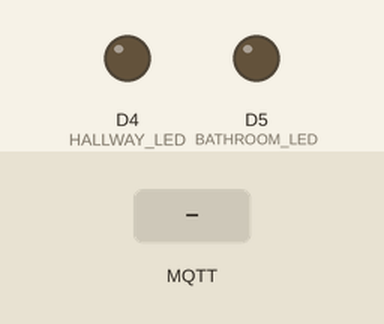
The sketch below on a simulated Arduino MKR. Shown: output pins drawn as LEDs (lit = HIGH). The test bench sets the inputs (shaded band). WiFi joins after 1.5 s; servers stay silent unless stated; no MQTT or app messages arrive unless stated; what the sketch prints to the serial monitor is not drawn.

Above: at 2.7 s.
2.8 s: MQTT message "1" arrives on the first subscribed topic
At 3.7 s:
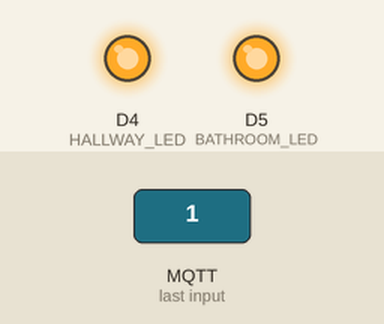
Timing chart, 0 to 5.8 s (numbered marks = the images above; inputs shaded):
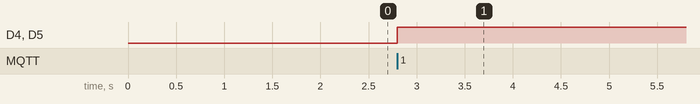

The sketch:

subscriber.ino
```cpp
#include <WiFiNINA.h>
#include <ArduinoMqttClient.h>

// WiFi
char ssid[] = "NOKIA-3231-5GHZ";
char pass[] = "EmmaSev@205";

// MQTT
const char broker[] = "broker.emqx.io";
const int port = 1883;

const char* topicWave = "ES/Wave";
const char* topicPat = "ES/Pat";

// LED
const int HALLWAY_LED = 4;
const int BATHROOM_LED = 5;

// Objects
WiFiClient wifiClient;
MqttClient mqttClient(wifiClient);

void setup() {
  Serial.begin(9600);

  pinMode(HALLWAY_LED, OUTPUT);
  pinMode(BATHROOM_LED, OUTPUT);

  connectWiFi();
  connectMQTT();

  // Subscribe topics
  mqttClient.subscribe(topicWave, 1);
  mqttClient.subscribe(topicPat, 1);

  Serial.println("Subscribed to topics");
}

void loop() {
  mqttClient.poll();
  handleMessage();
}

// Handle incoming MQTT messages
void handleMessage() {
  int messageSize = mqttClient.parseMessage();

  // if no message is received, exit the function
  if (!messageSize) return;

  String topic = mqttClient.messageTopic();
  String message = readMessage();

  Serial.print("Message: ");
  Serial.println(message);

  // if Wave message → turn ON LEDs
  if (topic == topicWave) {

    turnOnLEDs();
  }
  // if Pat message → turn OFF LEDs
  else if (topic == topicPat) {
    turnOffLEDs();
  }
}

// Read full payload from MQTT buffer
String readMessage() {
  String msg = "";

  while (mqttClient.available()) {
    msg += (char)mqttClient.read();
  }

  return msg;
}

// LED control functions
void turnOnLEDs() {
  Serial.println("Wave → LED ON");
  digitalWrite(HALLWAY_LED, HIGH);
  digitalWrite(BATHROOM_LED, HIGH);
}

void turnOffLEDs() {
  Serial.println("Pat → LED OFF");
  digitalWrite(HALLWAY_LED, LOW);
  digitalWrite(BATHROOM_LED, LOW);
}

void connectWiFi() {
  Serial.print("Connecting WiFi");
  while (WiFi.begin(ssid, pass) != WL_CONNECTED) {
    Serial.print(".");
    delay(1000);
  }
  Serial.println("\nWiFi connected");
}

void connectMQTT() {
  Serial.print("Connecting MQTT");
  while (!mqttClient.connect(broker, port)) {
    Serial.print(".");
    delay(1000);
  }
  Serial.println("\nMQTT connected");
}
```

Measured:
- after the input at 2.8 s, D4 (HALLWAY_LED), D5 (BATHROOM_LED): LOW → HIGH at once
